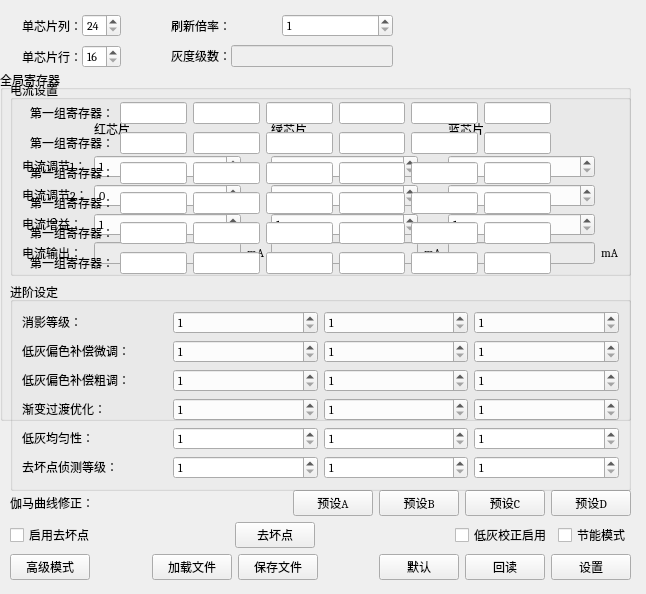
<?xml version="1.0" encoding="UTF-8"?>
<ui version="4.0">
 <class>ICXM11202GSetting</class>
 <widget class="QWidget" name="ICXM11202GSetting">
  <property name="geometry">
   <rect>
    <x>0</x>
    <y>0</y>
    <width>646</width>
    <height>594</height>
   </rect>
  </property>
  <property name="font">
   <font>
    <family>Cambria</family>
   </font>
  </property>
  <property name="windowTitle">
   <string>XM11202G芯片设置</string>
  </property>
  <widget class="QGroupBox" name="groupBox_3">
   <property name="geometry">
    <rect>
     <x>0</x>
     <y>70</y>
     <width>631</width>
     <height>351</height>
    </rect>
   </property>
   <property name="title">
    <string>全局寄存器</string>
   </property>
   <widget class="QWidget" name="layoutWidget_5">
    <property name="geometry">
     <rect>
      <x>30</x>
      <y>30</y>
      <width>521</width>
      <height>176</height>
     </rect>
    </property>
    <layout class="QVBoxLayout" name="verticalLayout">
     <item>
      <layout class="QHBoxLayout" name="horizontalLayout_5">
       <item>
        <widget class="QLabel" name="label_22">
         <property name="text">
          <string>第一组寄存器：</string>
         </property>
        </widget>
       </item>
       <item>
        <widget class="QLineEdit" name="lineEdit_5"/>
       </item>
       <item>
        <widget class="QLineEdit" name="lineEdit_6"/>
       </item>
       <item>
        <widget class="QLineEdit" name="lineEdit_7"/>
       </item>
       <item>
        <widget class="QLineEdit" name="lineEdit_8"/>
       </item>
       <item>
        <widget class="QLineEdit" name="lineEdit_9"/>
       </item>
       <item>
        <widget class="QLineEdit" name="lineEdit_10"/>
       </item>
      </layout>
     </item>
     <item>
      <layout class="QHBoxLayout" name="horizontalLayout_6">
       <item>
        <widget class="QLabel" name="label_23">
         <property name="text">
          <string>第一组寄存器：</string>
         </property>
        </widget>
       </item>
       <item>
        <widget class="QLineEdit" name="lineEdit_11"/>
       </item>
       <item>
        <widget class="QLineEdit" name="lineEdit_12"/>
       </item>
       <item>
        <widget class="QLineEdit" name="lineEdit_13"/>
       </item>
       <item>
        <widget class="QLineEdit" name="lineEdit_14"/>
       </item>
       <item>
        <widget class="QLineEdit" name="lineEdit_15"/>
       </item>
       <item>
        <widget class="QLineEdit" name="lineEdit_16"/>
       </item>
      </layout>
     </item>
     <item>
      <layout class="QHBoxLayout" name="horizontalLayout_7">
       <item>
        <widget class="QLabel" name="label_24">
         <property name="text">
          <string>第一组寄存器：</string>
         </property>
        </widget>
       </item>
       <item>
        <widget class="QLineEdit" name="lineEdit_17"/>
       </item>
       <item>
        <widget class="QLineEdit" name="lineEdit_18"/>
       </item>
       <item>
        <widget class="QLineEdit" name="lineEdit_19"/>
       </item>
       <item>
        <widget class="QLineEdit" name="lineEdit_20"/>
       </item>
       <item>
        <widget class="QLineEdit" name="lineEdit_21"/>
       </item>
       <item>
        <widget class="QLineEdit" name="lineEdit_22"/>
       </item>
      </layout>
     </item>
     <item>
      <layout class="QHBoxLayout" name="horizontalLayout_8">
       <item>
        <widget class="QLabel" name="label_25">
         <property name="text">
          <string>第一组寄存器：</string>
         </property>
        </widget>
       </item>
       <item>
        <widget class="QLineEdit" name="lineEdit_23"/>
       </item>
       <item>
        <widget class="QLineEdit" name="lineEdit_24"/>
       </item>
       <item>
        <widget class="QLineEdit" name="lineEdit_25"/>
       </item>
       <item>
        <widget class="QLineEdit" name="lineEdit_26"/>
       </item>
       <item>
        <widget class="QLineEdit" name="lineEdit_27"/>
       </item>
       <item>
        <widget class="QLineEdit" name="lineEdit_28"/>
       </item>
      </layout>
     </item>
     <item>
      <layout class="QHBoxLayout" name="horizontalLayout_9">
       <item>
        <widget class="QLabel" name="label_26">
         <property name="text">
          <string>第一组寄存器：</string>
         </property>
        </widget>
       </item>
       <item>
        <widget class="QLineEdit" name="lineEdit_29"/>
       </item>
       <item>
        <widget class="QLineEdit" name="lineEdit_30"/>
       </item>
       <item>
        <widget class="QLineEdit" name="lineEdit_31"/>
       </item>
       <item>
        <widget class="QLineEdit" name="lineEdit_32"/>
       </item>
       <item>
        <widget class="QLineEdit" name="lineEdit_33"/>
       </item>
       <item>
        <widget class="QLineEdit" name="lineEdit_34"/>
       </item>
      </layout>
     </item>
     <item>
      <layout class="QHBoxLayout" name="horizontalLayout_10">
       <item>
        <widget class="QLabel" name="label_27">
         <property name="text">
          <string>第一组寄存器：</string>
         </property>
        </widget>
       </item>
       <item>
        <widget class="QLineEdit" name="lineEdit_35"/>
       </item>
       <item>
        <widget class="QLineEdit" name="lineEdit_36"/>
       </item>
       <item>
        <widget class="QLineEdit" name="lineEdit_37"/>
       </item>
       <item>
        <widget class="QLineEdit" name="lineEdit_38"/>
       </item>
       <item>
        <widget class="QLineEdit" name="lineEdit_39"/>
       </item>
       <item>
        <widget class="QLineEdit" name="lineEdit_40"/>
       </item>
      </layout>
     </item>
    </layout>
   </widget>
  </widget>
  <widget class="QWidget" name="layoutWidget">
   <property name="geometry">
    <rect>
     <x>10</x>
     <y>80</y>
     <width>621</width>
     <height>411</height>
    </rect>
   </property>
   <layout class="QVBoxLayout" name="verticalLayout_4">
    <item>
     <widget class="QGroupBox" name="CurrentSettinggroupBox">
      <property name="title">
       <string>电流设置</string>
      </property>
      <layout class="QGridLayout" name="gridLayout_2">
       <item row="4" column="4">
        <widget class="QLabel" name="label_9">
         <property name="text">
          <string>mA</string>
         </property>
        </widget>
       </item>
       <item row="2" column="1">
        <widget class="QSpinBox" name="CurrentRegulation2RspinBox">
         <property name="maximum">
          <number>63</number>
         </property>
        </widget>
       </item>
       <item row="3" column="3">
        <widget class="QSpinBox" name="CurrentGainGspinBox">
         <property name="minimum">
          <number>1</number>
         </property>
         <property name="maximum">
          <number>16</number>
         </property>
        </widget>
       </item>
       <item row="1" column="3">
        <widget class="QSpinBox" name="CurrentRegulation1GspinBox">
         <property name="minimum">
          <number>1</number>
         </property>
         <property name="maximum">
          <number>2</number>
         </property>
        </widget>
       </item>
       <item row="4" column="5">
        <widget class="QLineEdit" name="CurrentOutputBlineEdit">
         <property name="enabled">
          <bool>false</bool>
         </property>
        </widget>
       </item>
       <item row="0" column="3">
        <widget class="QLabel" name="ChipGlabel">
         <property name="text">
          <string>绿芯片</string>
         </property>
        </widget>
       </item>
       <item row="1" column="5">
        <widget class="QSpinBox" name="CurrentRegulation1BspinBox">
         <property name="minimum">
          <number>1</number>
         </property>
         <property name="maximum">
          <number>2</number>
         </property>
        </widget>
       </item>
       <item row="3" column="1">
        <widget class="QSpinBox" name="CurrentGainRspinBox">
         <property name="minimum">
          <number>1</number>
         </property>
         <property name="maximum">
          <number>32</number>
         </property>
        </widget>
       </item>
       <item row="2" column="5">
        <widget class="QSpinBox" name="CurrentRegulation2BspinBox">
         <property name="maximum">
          <number>63</number>
         </property>
        </widget>
       </item>
       <item row="3" column="5">
        <widget class="QSpinBox" name="CurrentGainBspinBox">
         <property name="minimum">
          <number>1</number>
         </property>
         <property name="maximum">
          <number>16</number>
         </property>
        </widget>
       </item>
       <item row="4" column="2">
        <widget class="QLabel" name="label_8">
         <property name="text">
          <string>mA</string>
         </property>
        </widget>
       </item>
       <item row="1" column="0">
        <widget class="QLabel" name="CurrentRegulation1label">
         <property name="sizePolicy">
          <sizepolicy hsizetype="Preferred" vsizetype="Fixed">
           <horstretch>0</horstretch>
           <verstretch>0</verstretch>
          </sizepolicy>
         </property>
         <property name="text">
          <string>电流调节1：</string>
         </property>
        </widget>
       </item>
       <item row="2" column="3">
        <widget class="QSpinBox" name="CurrentRegulation2GspinBox">
         <property name="maximum">
          <number>63</number>
         </property>
        </widget>
       </item>
       <item row="4" column="0">
        <widget class="QLabel" name="CueerntOutputlabel">
         <property name="sizePolicy">
          <sizepolicy hsizetype="Preferred" vsizetype="Fixed">
           <horstretch>0</horstretch>
           <verstretch>0</verstretch>
          </sizepolicy>
         </property>
         <property name="text">
          <string>电流输出：</string>
         </property>
        </widget>
       </item>
       <item row="3" column="0">
        <widget class="QLabel" name="CurrentGainlabel">
         <property name="sizePolicy">
          <sizepolicy hsizetype="Preferred" vsizetype="Fixed">
           <horstretch>0</horstretch>
           <verstretch>0</verstretch>
          </sizepolicy>
         </property>
         <property name="text">
          <string>电流增益：</string>
         </property>
        </widget>
       </item>
       <item row="4" column="1">
        <widget class="QLineEdit" name="CurrentOutputRlineEdit">
         <property name="enabled">
          <bool>false</bool>
         </property>
        </widget>
       </item>
       <item row="0" column="5">
        <widget class="QLabel" name="ChipBlabel">
         <property name="text">
          <string>蓝芯片</string>
         </property>
        </widget>
       </item>
       <item row="1" column="1">
        <widget class="QSpinBox" name="CurrentRegulation1RspinBox">
         <property name="minimum">
          <number>1</number>
         </property>
         <property name="maximum">
          <number>2</number>
         </property>
         <property name="value">
          <number>1</number>
         </property>
        </widget>
       </item>
       <item row="4" column="6">
        <widget class="QLabel" name="label_10">
         <property name="text">
          <string>mA</string>
         </property>
        </widget>
       </item>
       <item row="2" column="0">
        <widget class="QLabel" name="CurrentRegulation2label">
         <property name="sizePolicy">
          <sizepolicy hsizetype="Preferred" vsizetype="Fixed">
           <horstretch>0</horstretch>
           <verstretch>0</verstretch>
          </sizepolicy>
         </property>
         <property name="text">
          <string>电流调节2：</string>
         </property>
        </widget>
       </item>
       <item row="4" column="3">
        <widget class="QLineEdit" name="CurrentOutputGlineEdit">
         <property name="enabled">
          <bool>false</bool>
         </property>
        </widget>
       </item>
       <item row="0" column="1">
        <widget class="QLabel" name="ChipRlabel">
         <property name="text">
          <string>红芯片</string>
         </property>
        </widget>
       </item>
      </layout>
     </widget>
    </item>
    <item>
     <widget class="QGroupBox" name="AdvancedSettinggroupBox">
      <property name="title">
       <string>进阶设定</string>
      </property>
      <layout class="QGridLayout" name="gridLayout">
       <item row="0" column="0">
        <widget class="QLabel" name="EliminationLevellabel">
         <property name="sizePolicy">
          <sizepolicy hsizetype="Preferred" vsizetype="Fixed">
           <horstretch>0</horstretch>
           <verstretch>0</verstretch>
          </sizepolicy>
         </property>
         <property name="text">
          <string>消影等级：</string>
         </property>
        </widget>
       </item>
       <item row="0" column="1">
        <widget class="QSpinBox" name="EliminationLevelRspinBox">
         <property name="minimum">
          <number>1</number>
         </property>
         <property name="maximum">
          <number>32</number>
         </property>
        </widget>
       </item>
       <item row="0" column="2">
        <widget class="QSpinBox" name="EliminationLevelGspinBox">
         <property name="minimum">
          <number>1</number>
         </property>
         <property name="maximum">
          <number>32</number>
         </property>
        </widget>
       </item>
       <item row="0" column="3">
        <widget class="QSpinBox" name="EliminationLevelBspinBox">
         <property name="minimum">
          <number>1</number>
         </property>
         <property name="maximum">
          <number>32</number>
         </property>
        </widget>
       </item>
       <item row="1" column="0">
        <widget class="QLabel" name="FineAdjLGCClabel">
         <property name="sizePolicy">
          <sizepolicy hsizetype="Preferred" vsizetype="Fixed">
           <horstretch>0</horstretch>
           <verstretch>0</verstretch>
          </sizepolicy>
         </property>
         <property name="text">
          <string>低灰偏色补偿微调：</string>
         </property>
        </widget>
       </item>
       <item row="1" column="1">
        <widget class="QSpinBox" name="FineAdjLGCCRspinBox">
         <property name="minimum">
          <number>1</number>
         </property>
         <property name="maximum">
          <number>32</number>
         </property>
        </widget>
       </item>
       <item row="1" column="2">
        <widget class="QSpinBox" name="FineAdjLGCCGspinBox">
         <property name="minimum">
          <number>1</number>
         </property>
         <property name="maximum">
          <number>32</number>
         </property>
        </widget>
       </item>
       <item row="1" column="3">
        <widget class="QSpinBox" name="FineAdjLGCCBspinBox">
         <property name="minimum">
          <number>1</number>
         </property>
         <property name="maximum">
          <number>32</number>
         </property>
        </widget>
       </item>
       <item row="2" column="0">
        <widget class="QLabel" name="RoughAdjGCClabel">
         <property name="sizePolicy">
          <sizepolicy hsizetype="Preferred" vsizetype="Fixed">
           <horstretch>0</horstretch>
           <verstretch>0</verstretch>
          </sizepolicy>
         </property>
         <property name="text">
          <string>低灰偏色补偿粗调：</string>
         </property>
        </widget>
       </item>
       <item row="2" column="1">
        <widget class="QSpinBox" name="RoughAdjGCCRspinBox">
         <property name="minimum">
          <number>1</number>
         </property>
         <property name="maximum">
          <number>64</number>
         </property>
        </widget>
       </item>
       <item row="2" column="2">
        <widget class="QSpinBox" name="RoughAdjGCCGspinBox">
         <property name="minimum">
          <number>1</number>
         </property>
         <property name="maximum">
          <number>64</number>
         </property>
        </widget>
       </item>
       <item row="2" column="3">
        <widget class="QSpinBox" name="RoughAdjGCCBspinBox">
         <property name="minimum">
          <number>1</number>
         </property>
         <property name="maximum">
          <number>64</number>
         </property>
        </widget>
       </item>
       <item row="3" column="0">
        <widget class="QLabel" name="GradientOptimizationlabel">
         <property name="sizePolicy">
          <sizepolicy hsizetype="Preferred" vsizetype="Fixed">
           <horstretch>0</horstretch>
           <verstretch>0</verstretch>
          </sizepolicy>
         </property>
         <property name="text">
          <string>渐变过渡优化：</string>
         </property>
        </widget>
       </item>
       <item row="3" column="1">
        <widget class="QSpinBox" name="GradientOptimizationRspinBox">
         <property name="minimum">
          <number>1</number>
         </property>
         <property name="maximum">
          <number>16</number>
         </property>
        </widget>
       </item>
       <item row="3" column="2">
        <widget class="QSpinBox" name="GradientOptimizationGspinBox">
         <property name="minimum">
          <number>1</number>
         </property>
         <property name="maximum">
          <number>16</number>
         </property>
        </widget>
       </item>
       <item row="3" column="3">
        <widget class="QSpinBox" name="GradientOptimizationBspinBox">
         <property name="minimum">
          <number>1</number>
         </property>
         <property name="maximum">
          <number>16</number>
         </property>
        </widget>
       </item>
       <item row="4" column="0">
        <widget class="QLabel" name="LowAshUniformitylabel">
         <property name="sizePolicy">
          <sizepolicy hsizetype="Preferred" vsizetype="Fixed">
           <horstretch>0</horstretch>
           <verstretch>0</verstretch>
          </sizepolicy>
         </property>
         <property name="text">
          <string>低灰均匀性：</string>
         </property>
        </widget>
       </item>
       <item row="4" column="1">
        <widget class="QSpinBox" name="LowAshUniformityRspinBox">
         <property name="minimum">
          <number>1</number>
         </property>
         <property name="maximum">
          <number>32</number>
         </property>
        </widget>
       </item>
       <item row="4" column="2">
        <widget class="QSpinBox" name="LowAshUniformityGspinBox">
         <property name="minimum">
          <number>1</number>
         </property>
         <property name="maximum">
          <number>32</number>
         </property>
        </widget>
       </item>
       <item row="4" column="3">
        <widget class="QSpinBox" name="LowAshUniformityBspinBox">
         <property name="minimum">
          <number>1</number>
         </property>
         <property name="maximum">
          <number>32</number>
         </property>
        </widget>
       </item>
       <item row="5" column="0">
        <widget class="QLabel" name="DefectDetectionLevellabel">
         <property name="sizePolicy">
          <sizepolicy hsizetype="Preferred" vsizetype="Fixed">
           <horstretch>0</horstretch>
           <verstretch>0</verstretch>
          </sizepolicy>
         </property>
         <property name="text">
          <string>去坏点侦测等级：</string>
         </property>
        </widget>
       </item>
       <item row="5" column="1">
        <widget class="QSpinBox" name="DefectDetectionLevelRspinBox">
         <property name="minimum">
          <number>1</number>
         </property>
         <property name="maximum">
          <number>32</number>
         </property>
        </widget>
       </item>
       <item row="5" column="2">
        <widget class="QSpinBox" name="DefectDetectionLevelGspinBox">
         <property name="minimum">
          <number>1</number>
         </property>
         <property name="maximum">
          <number>32</number>
         </property>
        </widget>
       </item>
       <item row="5" column="3">
        <widget class="QSpinBox" name="DefectDetectionLevelBspinBox">
         <property name="minimum">
          <number>1</number>
         </property>
         <property name="maximum">
          <number>32</number>
         </property>
        </widget>
       </item>
      </layout>
     </widget>
    </item>
   </layout>
  </widget>
  <widget class="QWidget" name="layoutWidget">
   <property name="geometry">
    <rect>
     <x>10</x>
     <y>490</y>
     <width>621</width>
     <height>90</height>
    </rect>
   </property>
   <layout class="QVBoxLayout" name="verticalLayout_5">
    <item>
     <layout class="QHBoxLayout" name="horizontalLayout_15">
      <item>
       <widget class="QLabel" name="GammaCurveCorrectionlabel">
        <property name="text">
         <string>伽马曲线修正：</string>
        </property>
       </widget>
      </item>
      <item>
       <layout class="QHBoxLayout" name="horizontalLayout_14">
        <item>
         <widget class="QPushButton" name="PresetApushButton">
          <property name="text">
           <string>预设A</string>
          </property>
         </widget>
        </item>
        <item>
         <widget class="QPushButton" name="PresetBpushButton">
          <property name="text">
           <string>预设B</string>
          </property>
         </widget>
        </item>
        <item>
         <widget class="QPushButton" name="PresetCpushButton">
          <property name="text">
           <string>预设C</string>
          </property>
         </widget>
        </item>
        <item>
         <widget class="QPushButton" name="PresetDpushButton">
          <property name="text">
           <string>预设D</string>
          </property>
         </widget>
        </item>
       </layout>
      </item>
     </layout>
    </item>
    <item>
     <layout class="QHBoxLayout" name="horizontalLayout_16">
      <item>
       <widget class="QCheckBox" name="UseDefectDetectioncheckBox">
        <property name="text">
         <string>启用去坏点</string>
        </property>
       </widget>
      </item>
      <item>
       <spacer name="horizontalSpacer">
        <property name="orientation">
         <enum>Qt::Horizontal</enum>
        </property>
        <property name="sizeHint" stdset="0">
         <size>
          <width>40</width>
          <height>20</height>
         </size>
        </property>
       </spacer>
      </item>
      <item>
       <widget class="QPushButton" name="pushButton_ClearDeadPoint">
        <property name="text">
         <string>去坏点</string>
        </property>
       </widget>
      </item>
      <item>
       <spacer name="horizontalSpacer_2">
        <property name="orientation">
         <enum>Qt::Horizontal</enum>
        </property>
        <property name="sizeHint" stdset="0">
         <size>
          <width>40</width>
          <height>20</height>
         </size>
        </property>
       </spacer>
      </item>
      <item>
       <widget class="QCheckBox" name="LowGrayCorrectioncheckBox">
        <property name="text">
         <string>低灰校正启用</string>
        </property>
       </widget>
      </item>
      <item>
       <widget class="QCheckBox" name="EnergySavingcheckBox">
        <property name="text">
         <string>节能模式</string>
        </property>
       </widget>
      </item>
     </layout>
    </item>
    <item>
     <layout class="QHBoxLayout" name="horizontalLayout_17">
      <item>
       <widget class="QPushButton" name="AdvancedSettingpushButton">
        <property name="text">
         <string>高级模式</string>
        </property>
       </widget>
      </item>
      <item>
       <spacer name="horizontalSpacer_3">
        <property name="orientation">
         <enum>Qt::Horizontal</enum>
        </property>
        <property name="sizeHint" stdset="0">
         <size>
          <width>40</width>
          <height>20</height>
         </size>
        </property>
       </spacer>
      </item>
      <item>
       <layout class="QHBoxLayout" name="horizontalLayout_12">
        <item>
         <widget class="QPushButton" name="LoadFilepushButton">
          <property name="text">
           <string>加载文件</string>
          </property>
         </widget>
        </item>
        <item>
         <widget class="QPushButton" name="SaveFilepushButton">
          <property name="text">
           <string>保存文件</string>
          </property>
         </widget>
        </item>
       </layout>
      </item>
      <item>
       <spacer name="horizontalSpacer_4">
        <property name="orientation">
         <enum>Qt::Horizontal</enum>
        </property>
        <property name="sizeHint" stdset="0">
         <size>
          <width>40</width>
          <height>20</height>
         </size>
        </property>
       </spacer>
      </item>
      <item>
       <layout class="QHBoxLayout" name="horizontalLayout_11">
        <item>
         <widget class="QPushButton" name="pushButton_Default">
          <property name="text">
           <string>默认</string>
          </property>
         </widget>
        </item>
        <item>
         <widget class="QPushButton" name="pushButton_Readback">
          <property name="text">
           <string>回读</string>
          </property>
         </widget>
        </item>
        <item>
         <widget class="QPushButton" name="SettingBtn">
          <property name="text">
           <string>设置</string>
          </property>
         </widget>
        </item>
       </layout>
      </item>
     </layout>
    </item>
   </layout>
  </widget>
  <widget class="QWidget" name="layoutWidget">
   <property name="geometry">
    <rect>
     <x>22</x>
     <y>12</y>
     <width>371</width>
     <height>58</height>
    </rect>
   </property>
   <layout class="QGridLayout" name="gridLayout_3">
    <property name="horizontalSpacing">
     <number>50</number>
    </property>
    <item row="0" column="0">
     <layout class="QHBoxLayout" name="horizontalLayout_2">
      <item>
       <widget class="QLabel" name="SingleChipCollabel">
        <property name="text">
         <string>单芯片列：</string>
        </property>
       </widget>
      </item>
      <item>
       <widget class="QSpinBox" name="SingleChipColspinBox">
        <property name="minimum">
         <number>24</number>
        </property>
        <property name="maximum">
         <number>40</number>
        </property>
        <property name="value">
         <number>24</number>
        </property>
       </widget>
      </item>
     </layout>
    </item>
    <item row="0" column="1">
     <layout class="QHBoxLayout" name="horizontalLayout">
      <item>
       <widget class="QLabel" name="RefreshRatelable">
        <property name="text">
         <string>刷新倍率：</string>
        </property>
       </widget>
      </item>
      <item>
       <widget class="QSpinBox" name="RefreshRatelspinBox">
        <property name="minimum">
         <number>1</number>
        </property>
        <property name="maximum">
         <number>64</number>
        </property>
        <property name="value">
         <number>1</number>
        </property>
       </widget>
      </item>
     </layout>
    </item>
    <item row="1" column="0">
     <layout class="QHBoxLayout" name="horizontalLayout_3">
      <item>
       <widget class="QLabel" name="SingleChipRowlabel">
        <property name="text">
         <string>单芯片行：</string>
        </property>
       </widget>
      </item>
      <item>
       <widget class="QSpinBox" name="SingleChipRowspinBox">
        <property name="minimum">
         <number>16</number>
        </property>
        <property name="maximum">
         <number>36</number>
        </property>
        <property name="value">
         <number>16</number>
        </property>
       </widget>
      </item>
     </layout>
    </item>
    <item row="1" column="1">
     <layout class="QHBoxLayout" name="horizontalLayout_4">
      <item>
       <widget class="QLabel" name="label_21">
        <property name="sizePolicy">
         <sizepolicy hsizetype="Preferred" vsizetype="Fixed">
          <horstretch>0</horstretch>
          <verstretch>0</verstretch>
         </sizepolicy>
        </property>
        <property name="text">
         <string>灰度级数：</string>
        </property>
       </widget>
      </item>
      <item>
       <widget class="QLineEdit" name="lineEdit_4">
        <property name="enabled">
         <bool>false</bool>
        </property>
       </widget>
      </item>
     </layout>
    </item>
   </layout>
  </widget>
  <zorder>layoutWidget</zorder>
  <zorder>layoutWidget</zorder>
  <zorder>layoutWidget</zorder>
  <zorder>groupBox_3</zorder>
 </widget>
 <resources/>
 <connections/>
</ui>
